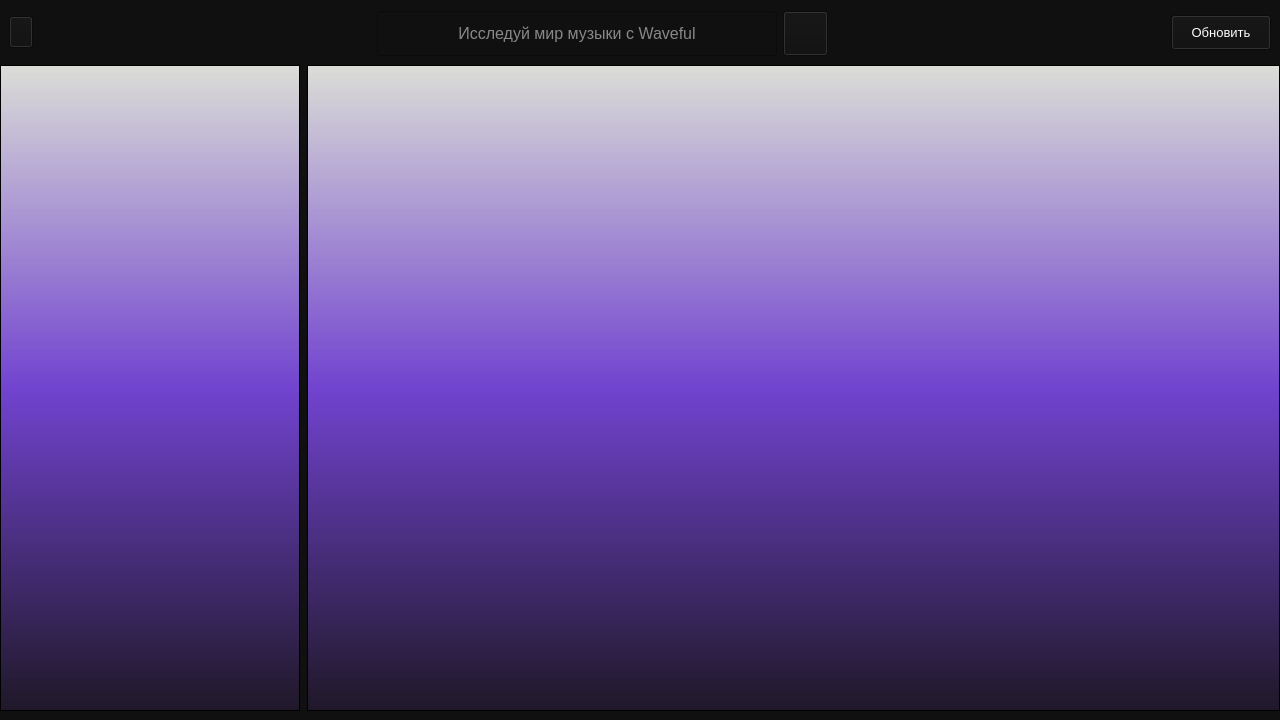
<?xml version="1.0" encoding="UTF-8"?>
<ui version="4.0">
 <class>MainWindow</class>
 <widget class="QMainWindow" name="MainWindow">
  <property name="geometry">
   <rect>
    <x>0</x>
    <y>0</y>
    <width>1280</width>
    <height>720</height>
   </rect>
  </property>
  <property name="minimumSize">
   <size>
    <width>960</width>
    <height>540</height>
   </size>
  </property>
  <property name="windowTitle">
   <string>Waveful</string>
  </property>
  <property name="windowFilePath">
   <string/>
  </property>
  <widget class="QWidget" name="centralwidget">
   <property name="sizePolicy">
    <sizepolicy hsizetype="Preferred" vsizetype="Preferred">
     <horstretch>0</horstretch>
     <verstretch>0</verstretch>
    </sizepolicy>
   </property>
   <property name="styleSheet">
    <string notr="true">background-color: #101010;</string>
   </property>
   <layout class="QGridLayout" name="gridLayout">
    <property name="sizeConstraint">
     <enum>QLayout::SetDefaultConstraint</enum>
    </property>
    <property name="leftMargin">
     <number>0</number>
    </property>
    <property name="topMargin">
     <number>0</number>
    </property>
    <property name="rightMargin">
     <number>0</number>
    </property>
    <property name="horizontalSpacing">
     <number>7</number>
    </property>
    <property name="verticalSpacing">
     <number>0</number>
    </property>
    <item row="0" column="0" colspan="2">
     <widget class="QWidget" name="widget" native="true">
      <property name="sizePolicy">
       <sizepolicy hsizetype="Expanding" vsizetype="Fixed">
        <horstretch>0</horstretch>
        <verstretch>0</verstretch>
       </sizepolicy>
      </property>
      <property name="minimumSize">
       <size>
        <width>0</width>
        <height>65</height>
       </size>
      </property>
      <property name="maximumSize">
       <size>
        <width>16777215</width>
        <height>65</height>
       </size>
      </property>
      <layout class="QHBoxLayout" name="horizontalLayout">
       <property name="topMargin">
        <number>11</number>
       </property>
       <property name="bottomMargin">
        <number>11</number>
       </property>
       <item>
        <widget class="QToolButton" name="menu_button">
         <property name="maximumSize">
          <size>
           <width>32</width>
           <height>32</height>
          </size>
         </property>
         <property name="cursor">
          <cursorShape>ArrowCursor</cursorShape>
         </property>
         <property name="styleSheet">
          <string notr="true"/>
         </property>
         <property name="text">
          <string/>
         </property>
         <property name="popupMode">
          <enum>QToolButton::InstantPopup</enum>
         </property>
        </widget>
       </item>
       <item>
        <spacer name="horizontalSpacer">
         <property name="orientation">
          <enum>Qt::Horizontal</enum>
         </property>
         <property name="sizeHint" stdset="0">
          <size>
           <width>40</width>
           <height>20</height>
          </size>
         </property>
        </spacer>
       </item>
       <item>
        <widget class="QLineEdit" name="search_input">
         <property name="sizePolicy">
          <sizepolicy hsizetype="Fixed" vsizetype="Fixed">
           <horstretch>0</horstretch>
           <verstretch>0</verstretch>
          </sizepolicy>
         </property>
         <property name="minimumSize">
          <size>
           <width>400</width>
           <height>45</height>
          </size>
         </property>
         <property name="font">
          <font>
           <pointsize>12</pointsize>
          </font>
         </property>
         <property name="styleSheet">
          <string notr="true">color: white</string>
         </property>
         <property name="alignment">
          <set>Qt::AlignCenter</set>
         </property>
         <property name="placeholderText">
          <string>Исследуй мир музыки с Waveful</string>
         </property>
        </widget>
       </item>
       <item>
        <widget class="QPushButton" name="search_button">
         <property name="sizePolicy">
          <sizepolicy hsizetype="Fixed" vsizetype="Fixed">
           <horstretch>0</horstretch>
           <verstretch>0</verstretch>
          </sizepolicy>
         </property>
         <property name="minimumSize">
          <size>
           <width>45</width>
           <height>45</height>
          </size>
         </property>
         <property name="maximumSize">
          <size>
           <width>45</width>
           <height>45</height>
          </size>
         </property>
         <property name="text">
          <string/>
         </property>
        </widget>
       </item>
       <item>
        <spacer name="horizontalSpacer_2">
         <property name="orientation">
          <enum>Qt::Horizontal</enum>
         </property>
         <property name="sizeType">
          <enum>QSizePolicy::Expanding</enum>
         </property>
         <property name="sizeHint" stdset="0">
          <size>
           <width>200</width>
           <height>20</height>
          </size>
         </property>
        </spacer>
       </item>
       <item>
        <widget class="QPushButton" name="update_button">
         <property name="enabled">
          <bool>true</bool>
         </property>
         <property name="minimumSize">
          <size>
           <width>100</width>
           <height>35</height>
          </size>
         </property>
         <property name="maximumSize">
          <size>
           <width>100</width>
           <height>35</height>
          </size>
         </property>
         <property name="font">
          <font>
           <pointsize>10</pointsize>
          </font>
         </property>
         <property name="styleSheet">
          <string notr="true">color: white</string>
         </property>
         <property name="text">
          <string>Обновить</string>
         </property>
        </widget>
       </item>
      </layout>
     </widget>
    </item>
    <item row="1" column="1">
     <widget class="QScrollArea" name="scroll_content">
      <property name="sizePolicy">
       <sizepolicy hsizetype="Preferred" vsizetype="Expanding">
        <horstretch>0</horstretch>
        <verstretch>0</verstretch>
       </sizepolicy>
      </property>
      <property name="minimumSize">
       <size>
        <width>500</width>
        <height>100</height>
       </size>
      </property>
      <property name="palette">
       <palette>
        <active>
         <colorrole role="Button">
          <brush brushstyle="LinearGradientPattern">
           <gradient startx="0.000000000000000" starty="0.000000000000000" endx="0.000000000000000" endy="1.000000000000000" type="LinearGradient" spread="PadSpread" coordinatemode="ObjectBoundingMode">
            <gradientstop position="0.000000000000000">
             <color alpha="255">
              <red>219</red>
              <green>221</green>
              <blue>215</blue>
             </color>
            </gradientstop>
            <gradientstop position="0.500000000000000">
             <color alpha="255">
              <red>113</red>
              <green>67</green>
              <blue>207</blue>
             </color>
            </gradientstop>
            <gradientstop position="1.000000000000000">
             <color alpha="255">
              <red>31</red>
              <green>24</green>
              <blue>40</blue>
             </color>
            </gradientstop>
           </gradient>
          </brush>
         </colorrole>
         <colorrole role="Base">
          <brush brushstyle="LinearGradientPattern">
           <gradient startx="0.000000000000000" starty="0.000000000000000" endx="0.000000000000000" endy="1.000000000000000" type="LinearGradient" spread="PadSpread" coordinatemode="ObjectBoundingMode">
            <gradientstop position="0.000000000000000">
             <color alpha="255">
              <red>219</red>
              <green>221</green>
              <blue>215</blue>
             </color>
            </gradientstop>
            <gradientstop position="0.500000000000000">
             <color alpha="255">
              <red>113</red>
              <green>67</green>
              <blue>207</blue>
             </color>
            </gradientstop>
            <gradientstop position="1.000000000000000">
             <color alpha="255">
              <red>31</red>
              <green>24</green>
              <blue>40</blue>
             </color>
            </gradientstop>
           </gradient>
          </brush>
         </colorrole>
         <colorrole role="Window">
          <brush brushstyle="LinearGradientPattern">
           <gradient startx="0.000000000000000" starty="0.000000000000000" endx="0.000000000000000" endy="1.000000000000000" type="LinearGradient" spread="PadSpread" coordinatemode="ObjectBoundingMode">
            <gradientstop position="0.000000000000000">
             <color alpha="255">
              <red>219</red>
              <green>221</green>
              <blue>215</blue>
             </color>
            </gradientstop>
            <gradientstop position="0.500000000000000">
             <color alpha="255">
              <red>113</red>
              <green>67</green>
              <blue>207</blue>
             </color>
            </gradientstop>
            <gradientstop position="1.000000000000000">
             <color alpha="255">
              <red>31</red>
              <green>24</green>
              <blue>40</blue>
             </color>
            </gradientstop>
           </gradient>
          </brush>
         </colorrole>
        </active>
        <inactive>
         <colorrole role="Button">
          <brush brushstyle="LinearGradientPattern">
           <gradient startx="0.000000000000000" starty="0.000000000000000" endx="0.000000000000000" endy="1.000000000000000" type="LinearGradient" spread="PadSpread" coordinatemode="ObjectBoundingMode">
            <gradientstop position="0.000000000000000">
             <color alpha="255">
              <red>219</red>
              <green>221</green>
              <blue>215</blue>
             </color>
            </gradientstop>
            <gradientstop position="0.500000000000000">
             <color alpha="255">
              <red>113</red>
              <green>67</green>
              <blue>207</blue>
             </color>
            </gradientstop>
            <gradientstop position="1.000000000000000">
             <color alpha="255">
              <red>31</red>
              <green>24</green>
              <blue>40</blue>
             </color>
            </gradientstop>
           </gradient>
          </brush>
         </colorrole>
         <colorrole role="Base">
          <brush brushstyle="LinearGradientPattern">
           <gradient startx="0.000000000000000" starty="0.000000000000000" endx="0.000000000000000" endy="1.000000000000000" type="LinearGradient" spread="PadSpread" coordinatemode="ObjectBoundingMode">
            <gradientstop position="0.000000000000000">
             <color alpha="255">
              <red>219</red>
              <green>221</green>
              <blue>215</blue>
             </color>
            </gradientstop>
            <gradientstop position="0.500000000000000">
             <color alpha="255">
              <red>113</red>
              <green>67</green>
              <blue>207</blue>
             </color>
            </gradientstop>
            <gradientstop position="1.000000000000000">
             <color alpha="255">
              <red>31</red>
              <green>24</green>
              <blue>40</blue>
             </color>
            </gradientstop>
           </gradient>
          </brush>
         </colorrole>
         <colorrole role="Window">
          <brush brushstyle="LinearGradientPattern">
           <gradient startx="0.000000000000000" starty="0.000000000000000" endx="0.000000000000000" endy="1.000000000000000" type="LinearGradient" spread="PadSpread" coordinatemode="ObjectBoundingMode">
            <gradientstop position="0.000000000000000">
             <color alpha="255">
              <red>219</red>
              <green>221</green>
              <blue>215</blue>
             </color>
            </gradientstop>
            <gradientstop position="0.500000000000000">
             <color alpha="255">
              <red>113</red>
              <green>67</green>
              <blue>207</blue>
             </color>
            </gradientstop>
            <gradientstop position="1.000000000000000">
             <color alpha="255">
              <red>31</red>
              <green>24</green>
              <blue>40</blue>
             </color>
            </gradientstop>
           </gradient>
          </brush>
         </colorrole>
        </inactive>
        <disabled>
         <colorrole role="Button">
          <brush brushstyle="LinearGradientPattern">
           <gradient startx="0.000000000000000" starty="0.000000000000000" endx="0.000000000000000" endy="1.000000000000000" type="LinearGradient" spread="PadSpread" coordinatemode="ObjectBoundingMode">
            <gradientstop position="0.000000000000000">
             <color alpha="255">
              <red>219</red>
              <green>221</green>
              <blue>215</blue>
             </color>
            </gradientstop>
            <gradientstop position="0.500000000000000">
             <color alpha="255">
              <red>113</red>
              <green>67</green>
              <blue>207</blue>
             </color>
            </gradientstop>
            <gradientstop position="1.000000000000000">
             <color alpha="255">
              <red>31</red>
              <green>24</green>
              <blue>40</blue>
             </color>
            </gradientstop>
           </gradient>
          </brush>
         </colorrole>
         <colorrole role="Base">
          <brush brushstyle="LinearGradientPattern">
           <gradient startx="0.000000000000000" starty="0.000000000000000" endx="0.000000000000000" endy="1.000000000000000" type="LinearGradient" spread="PadSpread" coordinatemode="ObjectBoundingMode">
            <gradientstop position="0.000000000000000">
             <color alpha="255">
              <red>219</red>
              <green>221</green>
              <blue>215</blue>
             </color>
            </gradientstop>
            <gradientstop position="0.500000000000000">
             <color alpha="255">
              <red>113</red>
              <green>67</green>
              <blue>207</blue>
             </color>
            </gradientstop>
            <gradientstop position="1.000000000000000">
             <color alpha="255">
              <red>31</red>
              <green>24</green>
              <blue>40</blue>
             </color>
            </gradientstop>
           </gradient>
          </brush>
         </colorrole>
         <colorrole role="Window">
          <brush brushstyle="LinearGradientPattern">
           <gradient startx="0.000000000000000" starty="0.000000000000000" endx="0.000000000000000" endy="1.000000000000000" type="LinearGradient" spread="PadSpread" coordinatemode="ObjectBoundingMode">
            <gradientstop position="0.000000000000000">
             <color alpha="255">
              <red>219</red>
              <green>221</green>
              <blue>215</blue>
             </color>
            </gradientstop>
            <gradientstop position="0.500000000000000">
             <color alpha="255">
              <red>113</red>
              <green>67</green>
              <blue>207</blue>
             </color>
            </gradientstop>
            <gradientstop position="1.000000000000000">
             <color alpha="255">
              <red>31</red>
              <green>24</green>
              <blue>40</blue>
             </color>
            </gradientstop>
           </gradient>
          </brush>
         </colorrole>
        </disabled>
       </palette>
      </property>
      <property name="styleSheet">
       <string notr="true">background: qlineargradient(x1: 0, y1: 0, x2: 0, y2: 1, stop: 0 #dbddd7, stop: 0.5 #7143cf, stop: 1 #1f1828);</string>
      </property>
      <property name="verticalScrollBarPolicy">
       <enum>Qt::ScrollBarAsNeeded</enum>
      </property>
      <property name="horizontalScrollBarPolicy">
       <enum>Qt::ScrollBarAlwaysOff</enum>
      </property>
      <property name="widgetResizable">
       <bool>true</bool>
      </property>
      <widget class="QWidget" name="pole">
       <property name="geometry">
        <rect>
         <x>0</x>
         <y>0</y>
         <width>971</width>
         <height>642</height>
        </rect>
       </property>
       <property name="sizePolicy">
        <sizepolicy hsizetype="Preferred" vsizetype="Preferred">
         <horstretch>0</horstretch>
         <verstretch>0</verstretch>
        </sizepolicy>
       </property>
       <property name="contextMenuPolicy">
        <enum>Qt::NoContextMenu</enum>
       </property>
      </widget>
     </widget>
    </item>
    <item row="1" column="0">
     <widget class="QScrollArea" name="scroll_menu">
      <property name="sizePolicy">
       <sizepolicy hsizetype="Fixed" vsizetype="Preferred">
        <horstretch>0</horstretch>
        <verstretch>0</verstretch>
       </sizepolicy>
      </property>
      <property name="minimumSize">
       <size>
        <width>300</width>
        <height>563</height>
       </size>
      </property>
      <property name="maximumSize">
       <size>
        <width>16777215</width>
        <height>16777215</height>
       </size>
      </property>
      <property name="autoFillBackground">
       <bool>false</bool>
      </property>
      <property name="styleSheet">
       <string notr="true">background: qlineargradient(x1: 0, y1: 0, x2: 0, y2: 1, stop: 0 #dbddd7, stop: 0.5 #7143cf, stop: 1 #1f1828);</string>
      </property>
      <property name="frameShape">
       <enum>QFrame::StyledPanel</enum>
      </property>
      <property name="horizontalScrollBarPolicy">
       <enum>Qt::ScrollBarAlwaysOff</enum>
      </property>
      <property name="widgetResizable">
       <bool>true</bool>
      </property>
      <widget class="QWidget" name="menu_list">
       <property name="geometry">
        <rect>
         <x>0</x>
         <y>0</y>
         <width>300</width>
         <height>642</height>
        </rect>
       </property>
       <property name="sizePolicy">
        <sizepolicy hsizetype="Preferred" vsizetype="Preferred">
         <horstretch>0</horstretch>
         <verstretch>0</verstretch>
        </sizepolicy>
       </property>
       <property name="minimumSize">
        <size>
         <width>300</width>
         <height>563</height>
        </size>
       </property>
      </widget>
     </widget>
    </item>
   </layout>
  </widget>
 </widget>
 <resources/>
 <connections/>
</ui>
